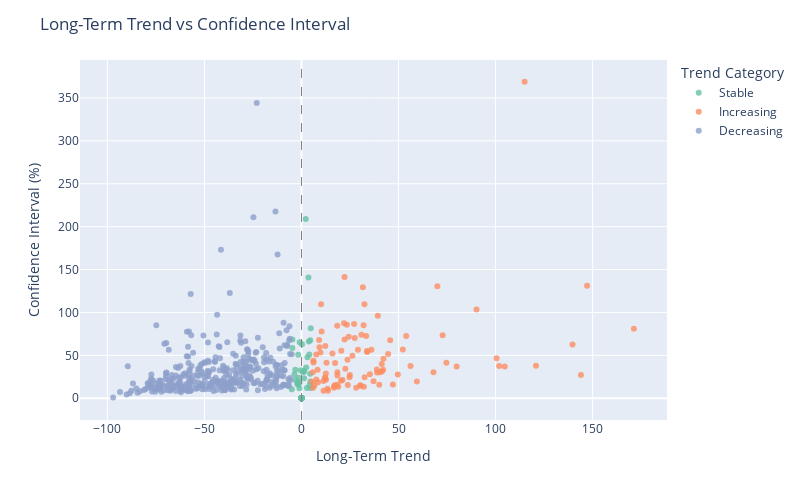

Here is the notebook cell this chart was saved with:
### Code cell
fig = px.scatter( birds_df, x='long_term_trend', y='long_term_trend_ci',
    color='long_term_trend_category',
    color_discrete_sequence=px.colors.qualitative.Set2,
    opacity=0.8,
    size_max=10,)

fig.update_layout(title='Long-Term Trend vs Confidence Interval',xaxis_title='Long-Term Trend',yaxis_title='Confidence Interval (%)',
    legend_title='Trend Category',
    width=800,
    height=500)
fig.add_vline(x=0, line_width=1, line_dash='dash', line_color='gray')

fig.show()

### Figure 1 — Plotly figure (JSON) as saved in the notebook; plotly's stock layout.template omitted (floating-point values rounded to 4 significant figures; data arrays with more than 128 entries replaced by an {"elided": "..."} marker saying what was removed)
{"data": [{"hovertemplate": "long_term_trend_category=Stable<br>long_term_trend=%{x}<br>long_term_trend_ci=%{y}<extra></extra>", "legendgroup": "Stable", "marker": {"color": "rgb(102,194,165)", "opacity": 0.8, "symbol": "circle"}, "mode": "markers", "name": "Stable", "orientation": "v", "showlegend": true, "type": "scatter", "x": {"elided": "413 float values"}, "xaxis": "x", "y": {"elided": "413 float values"}, "yaxis": "y"}, {"hovertemplate": "long_term_trend_category=Increasing<br>long_term_trend=%{x}<br>long_term_trend_ci=%{y}<extra></extra>", "legendgroup": "Increasing", "marker": {"color": "rgb(252,141,98)", "opacity": 0.8, "symbol": "circle"}, "mode": "markers", "name": "Increasing", "orientation": "v", "showlegend": true, "type": "scatter", "x": [56.16, 104.7, 23.7, 59.45, 32.53, 38.95, 6.121, 36.03, 32.16, 6.697, 7.606, 12.28, 79.94, 6.208, 42.23, 17.32, 18.5, 8.298, 9.1, 22.58, 16.74, 32.45, 12.56, 39.33, 11.37, 13.42, 33.79, 12.62, 41.44, 26.26, 139.6, 9.788, 5.4, 72.73, 10.09, 35.25, 15.96, 33.86, 31.64, 40.08, 53.97, 33.32, 30.94, 24.33, 90.16, 47.1, 67.97, 40.41, 101.8, 7.65, 24.78, 12.9, 38.83, 45.69, 8.498, 23.86, 20.53, 18.49, 30.35, 22.21, 42.06, 114.9, 12.08, 11.36, 120.8, 21.12, 30.33, 20.34, 41.37, 70.02, 18.42, 100.5, 13.69, 6.0, 24.92, 144.0, 18.94, 171.3, 32.0, 18.35, 27.45, 49.64, 16.88, 10.38, 23.38, 147.1, 44.66, 17.17, 29.08, 27.13, 5.853, 9.263, 22.18, 37.14, 12.27, 52.22, 28.2, 21.93, 74.66], "xaxis": "x", "y": [37.65, 36.98, 44.89, 19.63, 24.46, 29.9, 43.81, 56.64, 13.5, 14.99, 50.87, 23.46, 37.1, 41.72, 45.91, 41.14, 30.3, 33.13, 67.96, 34.41, 12.33, 109.7, 28.94, 96.06, 8.864, 10.99, 54.98, 21.7, 31.13, 49.58, 62.76, 53.41, 19.24, 73.4, 109.4, 27.97, 52.26, 53.89, 129.5, 15.72, 72.43, 72.53, 73.93, 71.69, 103.3, 16.03, 30.41, 30.43, 37.46, 21.87, 24.34, 41.42, 33.42, 67.67, 18.69, 15.39, 55.28, 26.66, 14.68, 68.6, 33.17, 368.9, 24.03, 20.09, 37.75, 21.17, 15.09, 20.45, 39.93, 130.6, 84.43, 46.61, 8.77, 12.26, 27.23, 27.02, 13.28, 80.97, 85.03, 15.76, 70.21, 27.63, 14.15, 77.78, 85.66, 131.1, 51.52, 15.23, 56.47, 86.41, 30.35, 59.33, 141.2, 19.76, 60.99, 56.83, 12.19, 87.28, 41.49], "yaxis": "y"}, {"hovertemplate": "long_term_trend_category=Decreasing<br>long_term_trend=%{x}<br>long_term_trend_ci=%{y}<extra></extra>", "legendgroup": "Decreasing", "marker": {"color": "rgb(141,160,203)", "opacity": 0.8, "symbol": "circle"}, "mode": "markers", "name": "Decreasing", "orientation": "v", "showlegend": true, "type": "scatter", "x": {"elided": "355 float values"}, "xaxis": "x", "y": {"elided": "355 float values"}, "yaxis": "y"}], "layout": {"height": 500, "legend": {"title": {"text": "Trend Category"}, "tracegroupgap": 0}, "margin": {"t": 60}, "shapes": [{"line": {"color": "gray", "dash": "dash", "width": 1}, "type": "line", "x0": 0, "x1": 0, "xref": "x", "y0": 0, "y1": 1, "yref": "y domain"}], "title": {"text": "Long-Term Trend vs Confidence Interval"}, "width": 800, "xaxis": {"anchor": "y", "autorange": true, "domain": [0, 1], "range": [-114.1, 188.3], "title": {"text": "Long-Term Trend"}, "type": "linear"}, "yaxis": {"anchor": "x", "autorange": true, "domain": [0, 1], "range": [-25.35, 394.2], "title": {"text": "Confidence Interval (%)"}, "type": "linear"}}}
